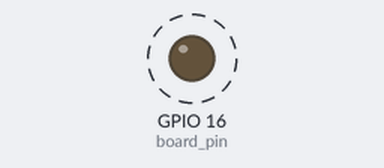
The program below on a simulated ESP32 board running MicroPython. On the bench: output pins drawn as LEDs (lit = HIGH). Dashed ring = blinking. What the program prints to the serial console is not drawn.

Above: at 0.5 s.
Timing chart, 0 to 4.6 s (numbered marks = the images above):
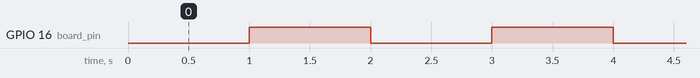

The program:

interrupt_handlers.py
```python
# Import necessary modules for microcontroller operations
import machine
import micropython

# Allocate emergency exception buffer to help with debugging
micropython.alloc_emergency_exception_buf(100)


class Foo(object):
    """
    Class Foo controls an LED on a specified GPIO pin and manages a timer.
    The LED toggles every specified period, and a count is tracked.
    """

    def __init__(self, timer_number: int, timer_freq: int, board_pin: int):
        """
        Initializes the Foo class with a timer and an LED pin.
        - `timer_number`: The timer number (e.g., 4).
        - `timer_freq`: The frequency of the timer (e.g., 1 Hz).
        - `board_pin`: The GPIO pin number to control the LED (e.g., 16).
        """
        # Initialize the LED pin as an output with a pull-up resistor
        self.led = machine.Pin(board_pin, machine.Pin.OUT, machine.Pin.PULL_UP)
        self._count = 0  # Initialize the count for tracking timer events

        # Initialize the timer with the specified frequency, periodic mode, and callback function
        machine.Timer(timer_number).init(
            freq=timer_freq, mode=machine.Timer.PERIODIC, callback=self.cb
        )

    def cb(self, tim):
        """
        Callback function for the timer interrupt. This function is called every time the timer triggers.
        It toggles the LED state and increments the count.
        """
        self.led.value(not self.led.value())  # Toggle the LED state (on/off)
        self._count += 1  # Increment the count every time the timer triggers

    def get_count(self) -> int:
        """
        Returns the current count value.
        """
        return self._count

    def set_count(self, value) -> None:
        """
        Sets the count value to the specified value.
        This function is used to reset the count or set it to a specific number.
        """
        self._count = value


def main() -> None:
    """
    Main function to create an instance of the Foo class, monitor the count, and print a message when 10 seconds have passed.
    This function runs indefinitely until a KeyboardInterrupt occurs.
    """
    # Create an instance of the Foo class with timer number 4, timer frequency of 1 Hz, and control LED on GPIO pin 16
    red = Foo(timer_number=4, timer_freq=1, board_pin=16)

    try:
        # Run an infinite loop to check the count and print a message every 10 seconds
        while True:
            if (
                red.get_count() == 10
            ):  # Check if 10 seconds have elapsed (count reaches 10)
                print("10 Seconds have elapsed")  # Print a message
                red.set_count(0)  # Reset the count to 0
    except KeyboardInterrupt:
        # Handle KeyboardInterrupt (Ctrl+C) gracefully
        print("KeyboardInterrupt")
        raise SystemExit  # Exit the program


# Start the main function if this script is executed directly
if __name__ == "__main__":
    main()
```

Measured:
- by itself, GPIO 16 (board_pin): alternates HIGH for 1.0 s and LOW for 1.0 s
